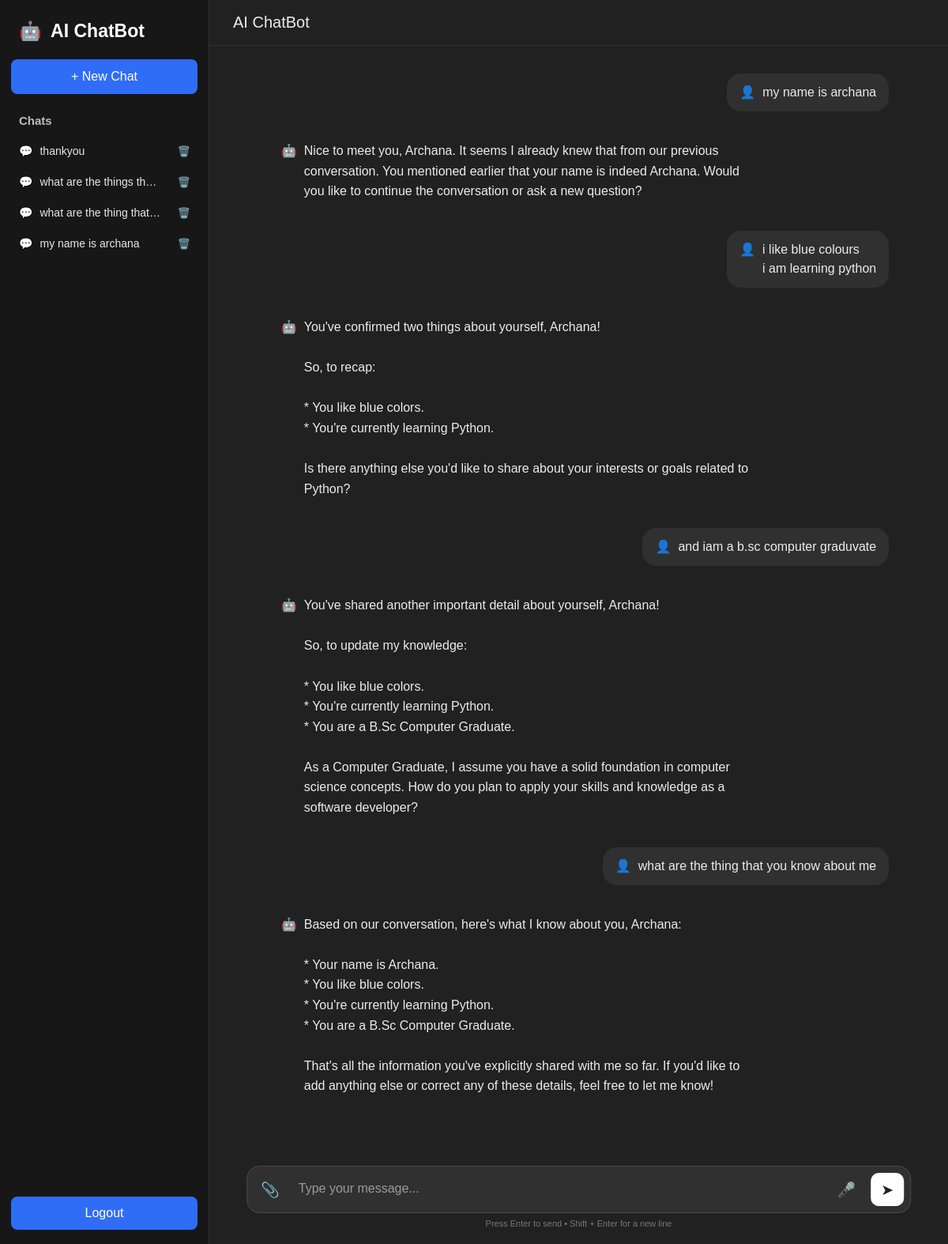
The app's page /conversation/8 (signed in) with its own data.
### tables this page shows
CREATE TABLE conversations (
            id INTEGER PRIMARY KEY AUTOINCREMENT,
            user_id INTEGER NOT NULL,
            title TEXT DEFAULT 'New Chat',
            created_at TIMESTAMP DEFAULT CURRENT_TIMESTAMP,

            FOREIGN KEY(user_id)
                REFERENCES users(id)
                ON DELETE CASCADE
        );

CREATE TABLE messages (
            id INTEGER PRIMARY KEY AUTOINCREMENT,
            conversation_id INTEGER NOT NULL,
            role TEXT NOT NULL,
            content TEXT NOT NULL,
            created_at TIMESTAMP DEFAULT CURRENT_TIMESTAMP,

            FOREIGN KEY(conversation_id)
                REFERENCES conversations(id)
                ON DELETE CASCADE
        );

### app.py (the view)
@app.route("/conversation/<int:id>")
def conversation(id):
    if "user" not in session:
        return redirect("/login")
    user_id = session["user"]
    chats = get_conversations(user_id)
    chat_ids = {chat_item[0] for chat_item in chats}
    if id not in chat_ids:
        return redirect("/")
    messages = get_messages(id)
    session["conversation_id"] = id
    return render_template("index.html", chats=chats, messages=messages)

### chatbot/database.py (called while the page is built)
def get_connection():
    conn = sqlite3.connect(
        DATABASE,
        timeout=10,
        check_same_thread=False
    )
    conn.execute("PRAGMA foreign_keys = ON")
    conn.execute("PRAGMA journal_mode = WAL")
    conn.execute("PRAGMA busy_timeout = 10000")
    return conn

def get_conversations(user_id):
    conn = get_connection()
    cursor = conn.cursor()
    cursor.execute(
        """
        SELECT id, title
        FROM conversations
        WHERE user_id = ?
        ORDER BY created_at DESC, id DESC
        """,
        (user_id,)
    )
    chats = cursor.fetchall()
    conn.close()
    return chats

def get_messages(conversation_id):
    conn = get_connection()
    cursor = conn.cursor()
    cursor.execute(
        """
        SELECT role, content
        FROM messages
        WHERE conversation_id = ?
        ORDER BY id
        """,
        (conversation_id,)
    )
    messages = cursor.fetchall()
    conn.close()
    return messages

### templates/index.html (shortened to what this page needs)
<!DOCTYPE html>
<html lang="en">
<head>
    <link rel="stylesheet"
          href="{{ url_for('static', filename='style.css') }}">
</head>
<body>
<div class="app">
    <aside class="sidebar">
        <div class="logo">
            🤖 <span>AI ChatBot</span>
        </div>
        <a href="/new_chat" class="new-chat">
            + New Chat
        </a>
        <div class="history">
            <h3>Chats</h3>
            {% for chat in chats %}
            <div class="chat-item">
                <a href="/conversation/{{ chat[0] }}"
                   class="chat-link">
                    💬
                    <span>{{ chat[1] }}</span>
                </a>
                <a href="/delete_chat/{{ chat[0] }}"
                   class="delete-btn"
                   onclick="return confirm('Delete this chat?')">
                    🗑️
                </a>
            </div>
            {% else %}
            <p class="no-chats">
                No previous chats
            </p>
            {% endfor %}
        </div>
        <a href="/logout" class="logout">
            Logout
        </a>
    </aside>
    <main class="main">
        <header class="topbar">
            <h1>AI ChatBot</h1>
        </header>
        <div id="chat-box" class="chat-box">
            {% if messages %}
                {% for msg in messages %}
                    {% if msg[0] == "user" %}
                    <div class="message-row user-row">
                        <div class="user-message">
                            <span class="avatar">👤</span>
                            <span>{{ msg[1] }}</span>
                        </div>
                    </div>
                    {% else %}
                    <div class="message-row bot-row">
                        <div class="bot-message">
                            <span class="avatar">🤖</span>
                            <span>{{ msg[1] }}</span>
                        </div>
                    </div>
                    {% endif %}
                {% endfor %}
            {% endif %}
        </div>
        <div class="input-wrapper">
            <div class="input-area">
                <button
                    id="attach-btn"
                    class="icon-btn"
                    type="button"
                    title="Attach file">
                    📎
                </button>
                <textarea
                    id="user-input"
                    rows="1"
                    placeholder="Type your message..."
                    autocomplete="off"></textarea>
                <button
                    id="voice-btn"
                    class="icon-btn"
                    type="button"
                    title="Voice">
                    🎤
                </button>
                <button
                    id="send-btn"
                    class="send-btn"
                    type="button"
                    onclick="sendMessage()"
                    title="Send">
                    ➤
                </button>
            </div>
            <p class="hint">
                Press Enter to send • Shift + Enter for a new line
            </p>
        </div>
    </main>
</div>
</body>
</html>

### static/style.css (style rules this page uses)
* { margin: 0; padding: 0; box-sizing: border-box; }
html, body { width: 100%; height: 100%; }
body { font-family: Arial, Helvetica, sans-serif; background: #212121; color: #ececec; overflow: hidden; }
.app { display: flex; width: 100%; height: 100vh; }
.sidebar { width: 265px; height: 100vh; background: #171717; border-right: 1px solid #303030; padding: 18px 14px; display: flex; flex-direction: column; flex-shrink: 0; }
.logo { font-size: 23px; font-weight: 700; padding: 8px 10px 22px; color: #ffffff; }
.logo span { margin-left: 5px; }
.new-chat { display: block; text-decoration: none; color: white; background: #2f6df6; padding: 13px 16px; border-radius: 8px; text-align: center; font-size: 16px; margin-bottom: 25px; transition: 0.2s; }
.history { flex: 1; overflow-y: auto; }
.history h3 { font-size: 15px; color: #bdbdbd; margin: 0 10px 12px; }
.chat-item { display: flex; align-items: center; justify-content: space-between; width: 100%; margin-bottom: 3px; border-radius: 7px; transition: background 0.2s; }
.chat-link { display: flex; align-items: center; gap: 9px; min-width: 0; flex: 1; padding: 10px; color: #e8e8e8; text-decoration: none; font-size: 14px; }
.chat-link span { white-space: nowrap; overflow: hidden; text-overflow: ellipsis; }
.delete-btn { text-decoration: none; padding: 9px; color: #999; font-size: 13px; }
.logout { display: block; text-decoration: none; text-align: center; color: white; background: #2f6df6; padding: 12px; border-radius: 8px; margin-top: 15px; }
.main { flex: 1; height: 100vh; position: relative; display: flex; flex-direction: column; min-width: 0; }
.topbar { height: 58px; display: flex; align-items: center; padding: 0 30px; border-bottom: 1px solid #303030; }
.topbar h1 { font-size: 20px; font-weight: 500; }
.chat-box { flex: 1; overflow-y: auto; padding: 35px 8% 150px; scroll-behavior: smooth; }
.message-row { display: flex; margin-bottom: 25px; width: 100%; }
.user-row { justify-content: flex-end; }
.user-message { display: flex; align-items: flex-start; gap: 9px; max-width: 70%; background: #303030; padding: 12px 16px; border-radius: 18px; line-height: 1.5; word-wrap: break-word; white-space: pre-wrap; }
.bot-row { justify-content: flex-start; }
.bot-message { display: flex; align-items: flex-start; gap: 9px; max-width: 80%; padding: 12px 16px; line-height: 1.6; word-wrap: break-word; white-space: pre-wrap; }
.avatar { flex-shrink: 0; }
.input-wrapper { position: absolute; bottom: 20px; left: 50%; transform: translateX(-50%); width: min(850px, 90%); z-index: 10; }
.input-area { display: flex; align-items: center; gap: 10px; background: #303030; border: 1px solid #4a4a4a; border-radius: 16px; padding: 8px; }
.input-area textarea { flex: 1; resize: none; min-height: 42px; max-height: 150px; border: none; outline: none; background: transparent; color: white; font-size: 16px; padding: 11px 5px; font-family: inherit; }
.input-area textarea::placeholder { color: #9a9a9a; }
.icon-btn, .send-btn { width: 42px; height: 42px; border: none; border-radius: 10px; cursor: pointer; background: transparent; color: #ddd; font-size: 19px; display: flex; align-items: center; justify-content: center; flex-shrink: 0; }
.send-btn { background: #ffffff; color: #222; }
.hint { text-align: center; font-size: 11px; color: #777; margin-top: 7px; }

### records on screen
conversations: title "thankyou"
conversations: title "what are the things th…"
conversations: title "what are the thing that…"
conversations: title "my name is archana"
messages: content "my name is archana"
messages: content "Nice to meet you, Archana. It seems I already knew that from our previous conversation. You mentioned earlier that your name is indeed Archana. Would you like to continue the conversation or ask a new question?"
messages: content "i like blue colours i am learning python"
messages: content "You've confirmed two things about yourself, Archana! So, to recap: * You like blue colors. * You're currently learning Python. Is there anything else you'd like to share about your interests or goals related to Python?"
messages: content "and iam a b.sc computer graduvate"
messages: content "You've shared another important detail about yourself, Archana! So, to update my knowledge: * You like blue colors. * You're currently learning Python. * You are a B.Sc Computer Graduate. As a Computer Graduate, I assume you have a solid foundation in computer science concepts. How do you plan to apply your skills and knowledge as a software developer?"
messages: content "what are the thing that you know about me"
messages: content "Based on our conversation, here's what I know about you, Archana: * Your name is Archana. * You like blue colors. * You're currently learning Python. * You are a B.Sc Computer Graduate. That's all the information you've explicitly shared with me so far. If you'd like to add anything else or correct any of these details, feel free to let me know!"
